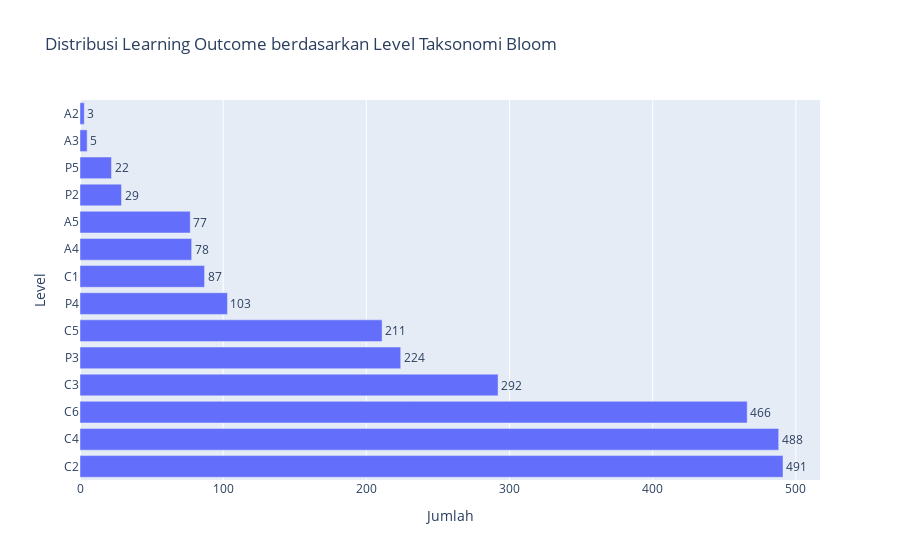

The notebook cell saved with this chart:
### Code cell
df_learning_outcome["Level"].value_counts()

fig = px.bar(
    df_learning_outcome["Level"].value_counts().reset_index().rename(columns={
        "count": "Jumlah",
        "Level": "Level"
    }),
    x="Jumlah",
    y="Level",
    title="Distribusi Learning Outcome berdasarkan Level Taksonomi Bloom",
    text="Jumlah"
)

fig.update_traces(textposition="outside",  texttemplate="%{x}")
fig.show()

### Figure 1 — Plotly figure (JSON) as saved in the notebook; plotly's stock layout.template omitted (floating-point values rounded to 4 significant figures)
{"data": [{"hovertemplate": "Jumlah=%{text}<br>Level=%{y}<extra></extra>", "legendgroup": "", "marker": {"color": "#636efa", "pattern": {"shape": ""}}, "name": "", "orientation": "h", "showlegend": false, "text": [491.0, 488.0, 466.0, 292.0, 224.0, 211.0, 103.0, 87.0, 78.0, 77.0, 29.0, 22.0, 5.0, 3.0], "textposition": "outside", "texttemplate": "%{x}", "type": "bar", "x": [491, 488, 466, 292, 224, 211, 103, 87, 78, 77, 29, 22, 5, 3], "xaxis": "x", "y": ["C2", "C4", "C6", "C3", "P3", "C5", "P4", "C1", "A4", "A5", "P2", "P5", "A3", "A2"], "yaxis": "y"}], "layout": {"barmode": "relative", "legend": {"tracegroupgap": 0}, "title": {"text": "Distribusi Learning Outcome berdasarkan Level Taksonomi Bloom"}, "xaxis": {"anchor": "y", "domain": [0, 1], "title": {"text": "Jumlah"}}, "yaxis": {"anchor": "x", "domain": [0, 1], "title": {"text": "Level"}}}}
